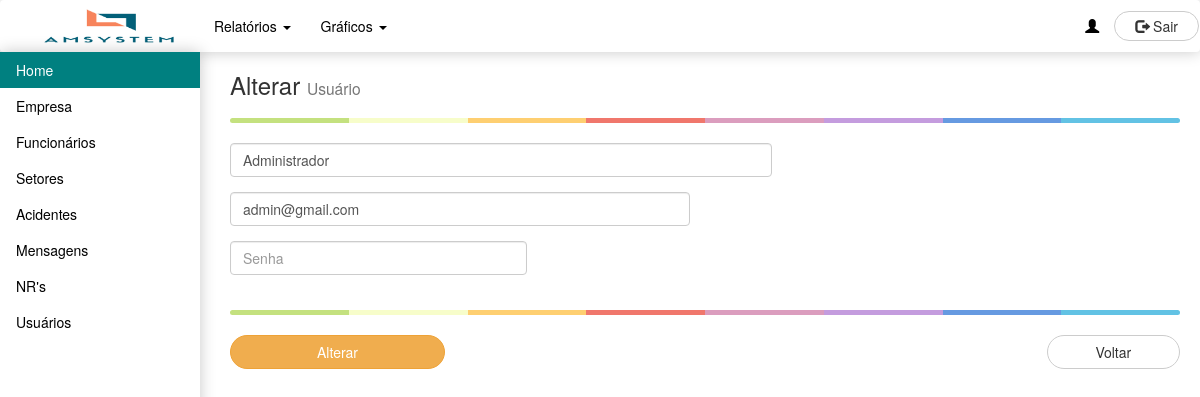
/usuarios/alterar/1, run on an earlier commit of the app's database.
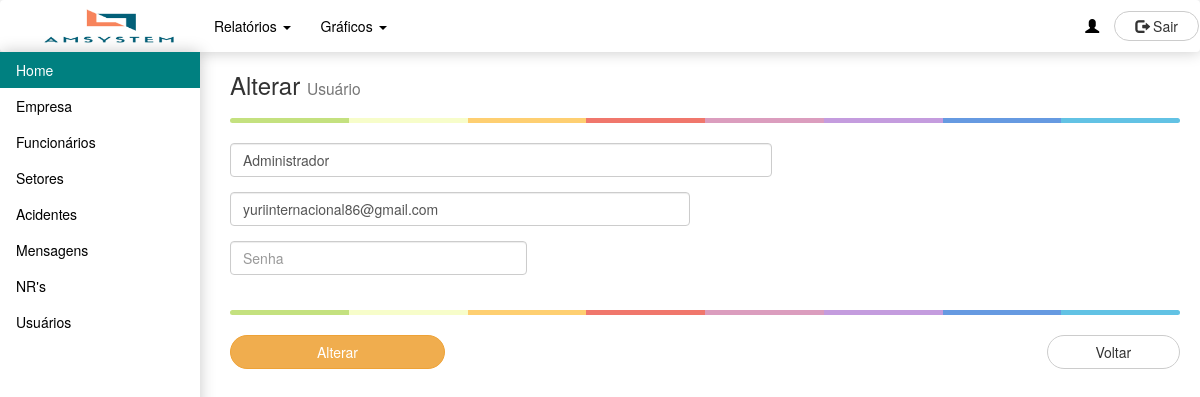
And on a later commit of the database.
### tables this page shows
CREATE TABLE usuario (
  id INT NOT NULL AUTO_INCREMENT,
  nome varchar(50) NOT NULL,
  email varchar(50) NOT NULL,
  senha varchar(50) NOT NULL,
  hashTemporaria varchar(92) DEFAULT NULL,
  idEndereco int,
  status int NOT NULL,

  CONSTRAINT FK_usuario_endereco
  FOREIGN KEY (idEndereco)
  REFERENCES endereco(id),

  PRIMARY KEY(id)
);

### application/controllers/Usuarios.php (called while the page is built, shortened)
<?php
class Usuarios extends CI_Controller {
    public function __construct() {
        $this->load->model('model_usuario', 'usuariosM');
        $this->load->model('model_user_has_empresa', 'userEmpresasM');
        $this->load->model('model_endereco', 'enderecosM');
        $this->load->model('model_empresa', 'empresasM');
        $this->load->model('model_estado', 'estadosM');
        $this->load->model('model_cidade', 'cidadesM');
    }
    public function alterar($id) {
        $this->db->where('id', $id);
        $dados['usuarios'] = $this->db->get('usuario')->row();
        $this->load->view('include/inc_header.php');
        $this->load->view('include/inc_navbarAdmin.php');
        $this->load->view('include/inc_menuAdmin.php');
        $this->load->view('crud/alt_usuario', $dados);
    }
}

### index.php (called while the page is built, shortened)
<?php
require_once BASEPATH.'core/CodeIgniter.php';

### application/views/crud/alt_usuario.php (the view, shortened to what this page needs)
<div class="container">
    <div class="col-sm-10" style="margin-left: 200px; margin-top: -20px;">
        <div class="row">
            <form role="form" method="post" action="<?= base_url('usuarios/grava_alteracao') ?>">
                <h3>Alterar <small>Usuário</small></h3>
                <hr class="colorgraph">
                <div class="row">
                    <div class="col-xs-12 col-sm-6 col-md-7">
                        <div class="form-group">
                            <input type="text" name="nome" id="display_name" value="<?= $usuarios->nome ?>" class="form-control input-group-lg" placeholder="Nome" tabindex="3" required autofocus>
                        </div>
                    </div>
                    <div class="col-xs-12 col-sm-6 col-md-6">
                        <div class="form-group">
                            <input type="email" name="email" id="email" value="<?= $usuarios->email ?>" class="form-control input-group-lg" placeholder="E-mail" required tabindex="4">
                        </div>
                    </div>
                </div>
                <div class="row">
                    <div class="col-xs-12 col-sm-6 col-md-4">
                        <div class="form-group">
                            <input type="password" name="senha" id="password" class="form-control input-group-lg" placeholder="Senha" required tabindex="5">
                        </div>
                    </div>
                </div>
                <hr class="colorgraph">
                <div class="row">
                    <div class="col-xs-12 col-md-3"><input type="submit" value="Alterar" class="btn btn-warning btn-block btn-circle btn-group-sm" tabindex="7"></div>
                    <div class="col-xs-12 col-md-7"></div>
                    <div class="col-xs-12 col-md-2"><a href="<?= base_url('usuarios/usuariosAdmin') ?>" class="btn btn-default btn-block btn-circle btn-group-sm">Voltar</a></div>
                </div>
            </form>
        </div>
    </div>
</div>

What changed in the data, as far as the page shows it:
changed usuario "Administrador": email "admin@gmail.com" → "yuriinternacional86@gmail.com"
